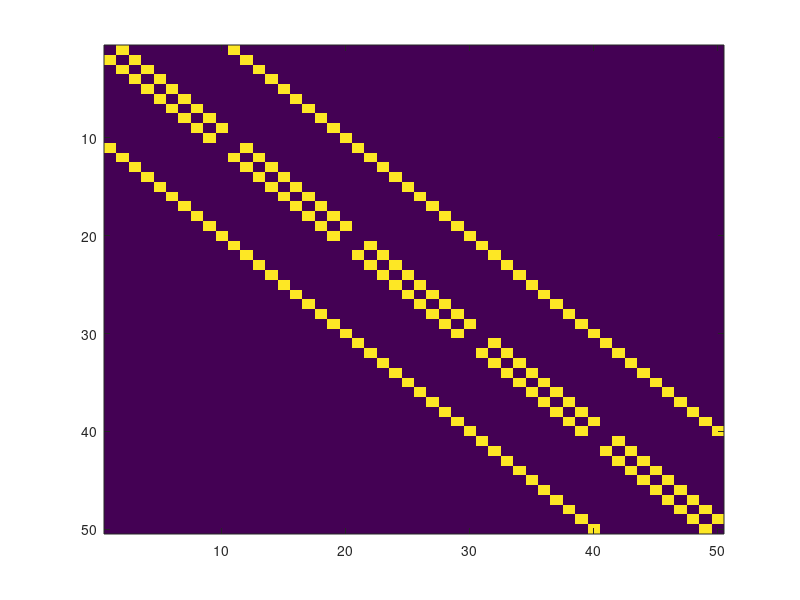

MATLAB code for this plot: (Note: this script raises an error after producing the figure.)

W = 10;
H = 5;
segclass = zeros(50,1);
pairwise = sparse(50,50);
unary = zeros(7,25);
[X Y] = meshgrid(1:7, 1:7);
labelcost = min(4, (X - Y).*(X - Y));

for row = 0:H-1
  for col = 0:W-1
    pixel = 1+ row*W + col;
    if row+1 < H, pairwise(pixel, 1+col+(row+1)*W) = 1; end
    if row-1 >= 0, pairwise(pixel, 1+col+(row-1)*W) = 1; end 
    if col+1 < W, pairwise(pixel, 1+(col+1)+row*W) = 1; end
    if col-1 >= 0, pairwise(pixel, 1+(col-1)+row*W) = 1; end 
    if pixel < 25
      unary(:,pixel) = [0 10 10 10 10 10 10]'; 
    else
      unary(:,pixel) = [10 10 10 10 0 10 10]'; 
    end
  end
end

imagesc(unary)
imagesc(full(pairwise))

[labels E Eafter] = GCMex(segclass, single(unary), pairwise, single(labelcost),0);

fprintf('E: %d (should be 260), Eafter: %d (should be 44)\n', E, Eafter);
fprintf('unique(labels) should be [0 4] and is: [');
fprintf('%d ', unique(labels));
fprintf(']\n');
